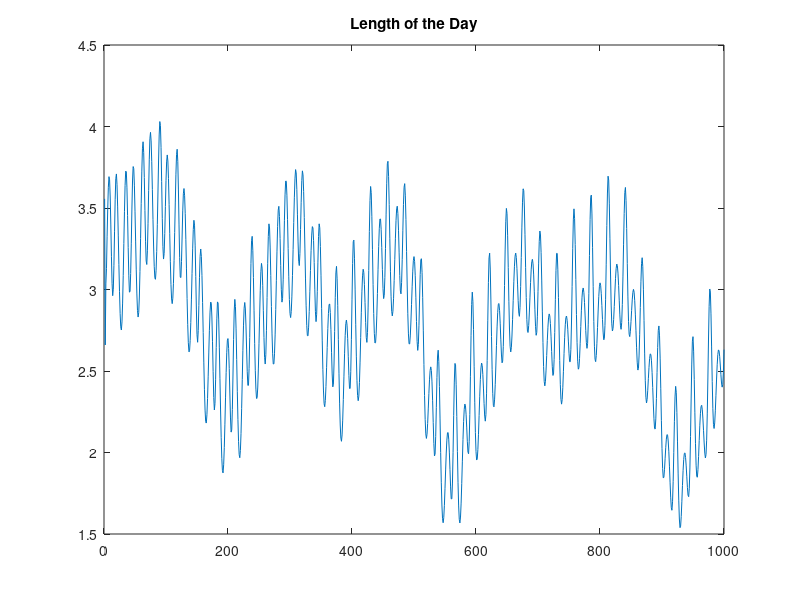

Reproduce this figure in MATLAB. (Note: this script raises an error after producing the figure.)
% Test Example
%
% Example 7 page 25 - Length of the day dataset
%
%  A. Cicone, J. Liu, H. Zhou. 'Adaptive Local Iterative Filtering for
%  Signal Decomposition and Instantaneous Frequency analysis'. Applied and
%  Computational Harmonic Analysis, Volume 41, Issue 2, September 2016,
%  Pages 384-411. doi:10.1016/j.acha.2016.03.001
%  ArXiv http://arxiv.org/abs/1411.6051
%
%  Please cite: 
%
%  A. Cicone, H. Zhou. "Numerical Analysis for Iterative Filtering with 
%  New Efficient Implementations Based on FFT". Numerische Mathematik, 2020. 
%  doi: 10.1007/s00211-020-01165-5
%  ArXiv http://arxiv.org/abs/1802.01359
%
%  A. Cicone. 'Iterative Filtering as a direct method for the decomposition 
%  of nonstationary signals'. Numerical Algorithms, Volume 373, 2020,  112248. 
%  doi: 10.1007/s11075-019-00838-z
%  ArXiv http://arxiv.org/abs/1811.03536%
%
% dataset obtained from http://hpiers.obspm.fr/eoppc/eop/eopc04/eopc04.62-now
%
clear all
clc
load LengthOftheDay_LOD_ALIF_paper

figure
plot(x)
title('Length of the Day')

%% Extension outside the boundaries to reduce the end effects in the decomposition

L=2*length(x);
x_ext = Extend_sig_v2(x,{'asymw'},L,true);

%%
opts=Settings_FIF_v3('delta',10^-2,'Xi',3,'NIMFs',4,'alpha',20);
clc
tic
[IMF_1,logM1] = FIF_v2_12(x,opts);%y,opts);
toc
tic
[IMF_2,logM2] = FIF_v2_12(x_ext,opts);%y,opts);
toc
%
plot_imf_v11(IMF_2(:,L+1:end-L),IMF_1,[],5,[],[],[],[],'pre-extended signal IMFs','original signal IMFs (end effects present)');





